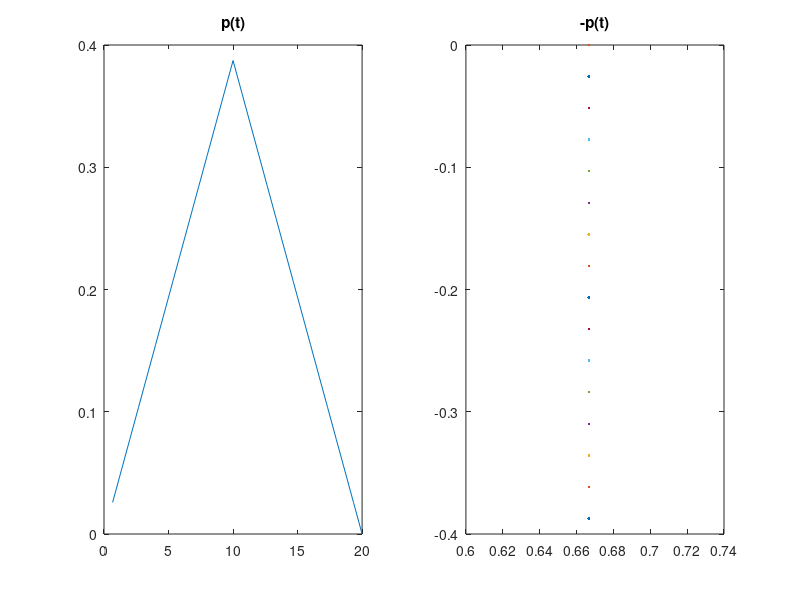
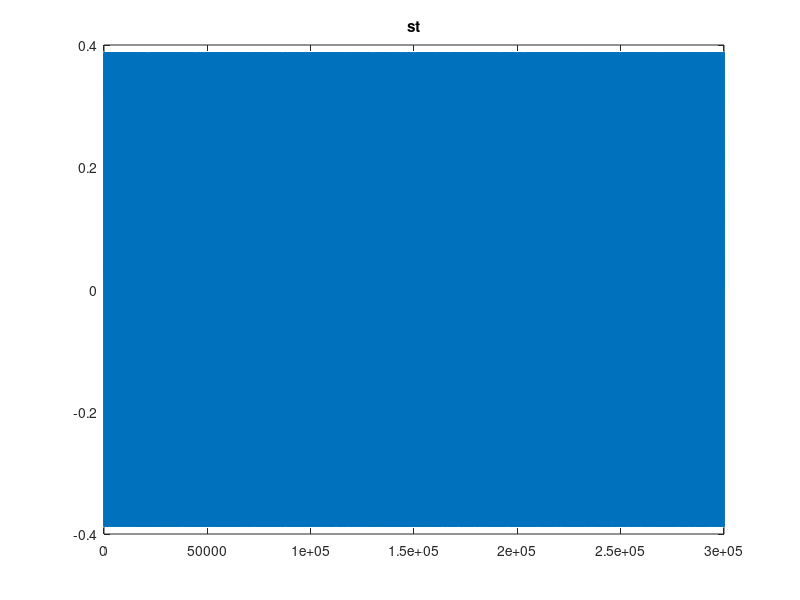
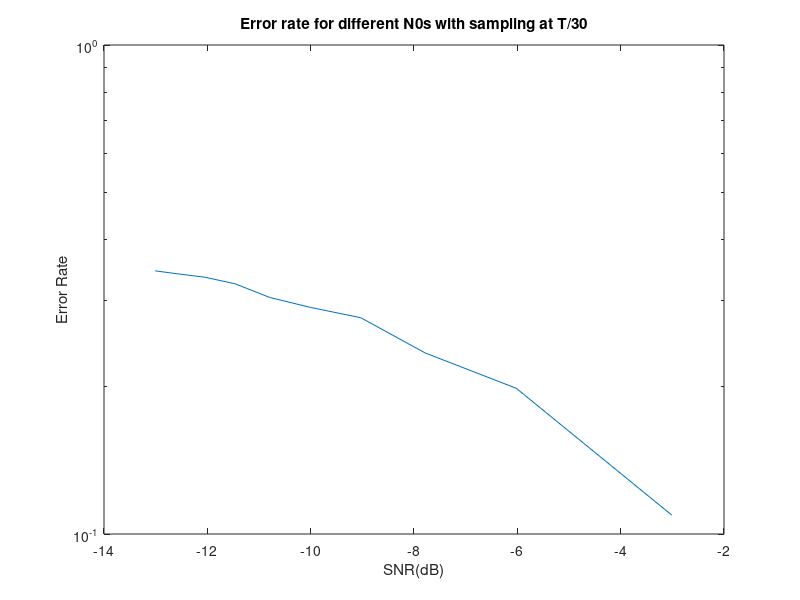

MATLAB code to generate these figures, in order:
close all, clear all, clc;

%Part2--------------------------------

N = 10000;
X = randi( [0 1], 1, N);
T = 20;
a = (12/T^3)^(1/2);

t = T/30:T/30:T;
%Generating p(t)
for t = 1:1:30
    t_ = t*(T/30);
    if t <= 15
        pt(t) = a*t_;
    else
        pt(t) = a*(T-t_);
    end
end

%power of pt  = 1 unit
%disp(trapz([1/20:1/20:1],pt.^2)) 

figure(1);
subplot(1,2,1);
plot([20/30:20/30:20],pt);
title('p(t)');
subplot(1,2,2);
plot([20/30:20/30:1],-pt);
title('-p(t)');

%Generating s(t)
for i = 1:1:N
    for j = 1:1:30
        if X(i) == 1.0
            st((i-1)*30 + j) = pt(j);
        else
            st((i-1)*30 + j) = -pt(j);
        end
    end
end

figure(2);
plot(st);
title('st');

%Generating nt
k = 1.38*(10^-23);
%N0 = k*300; %k = boltzman constant , 300 kelvin
%SNR = 1;
%N0 = 1/SNR; 
count = zeros(1,10);
sigma = 1:1:10;
for j = 1:1:10
    SNR(j) = 1/(2*sigma(j)); %Eb/No
    nt = sqrt(sigma(j)) * randn(1, 30*N);
    %nt = (N0/2)^1/2 * randn(1, 20*N);

    %generating rt
    rt = st + nt;

%Correlation type receiver
    for i = 1:1:N
        r(i) =trapz([20/30:20/30:1],rt( ((i-1)*30+1):((i-1)*30+30)).* pt);
        % ML Decision rule
        if r(i)<=0
            r_ML(i) = 0;
        else
            r_ML(i) = 1;
        end
        if (r_ML(i) == X(i))
            count(j) = count(j) + 1;
        end
    end
end

error_rate = 1-(count./N);
%sa = @(x) triangularPulse(0, 1/2, 1, x) .* sqrt(12);
%fplot(sa)
SNR_db = 10*log10(SNR);
figure(3);
semilogy(SNR_db, error_rate);
xlabel('SNR(dB)');
ylabel('Error Rate');
title('Error rate for different N0s with sampling at T/30');